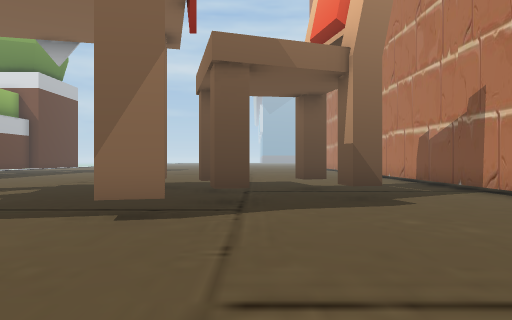
[1] (above)

19 first-person views from a walk through a Unity game level. The camera is 1.5 m above the floor, looks level and sees 70° across. The floor is counted in squares, 2 m on a side. Each view is taken from the middle of a square. On the plan, view 1 faces up. The plan holds only what a view shows up to about 11 squares ahead; the rest is blank. The place goes on beyond the plan. The player character is not drawn. Some animated figures are left out.

[2]
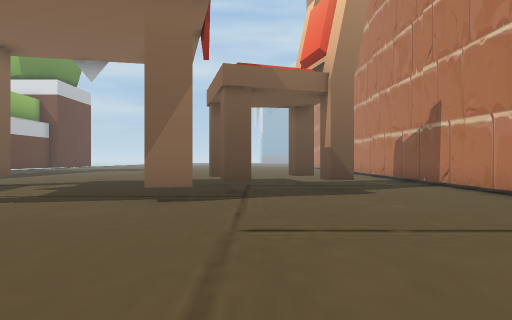

[3]
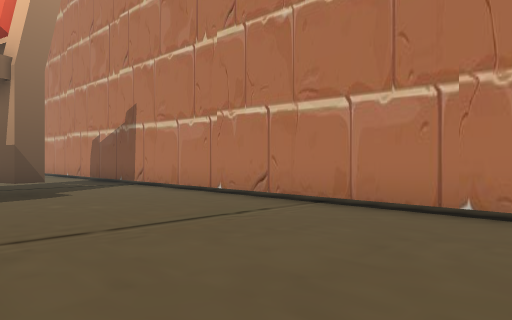

[4]
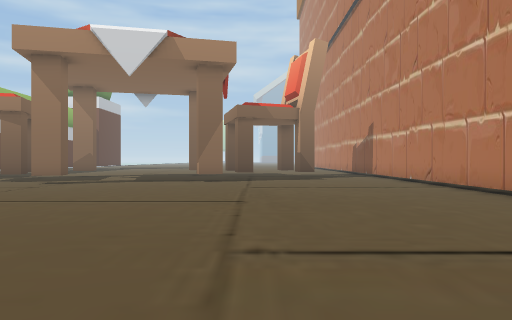

[5]
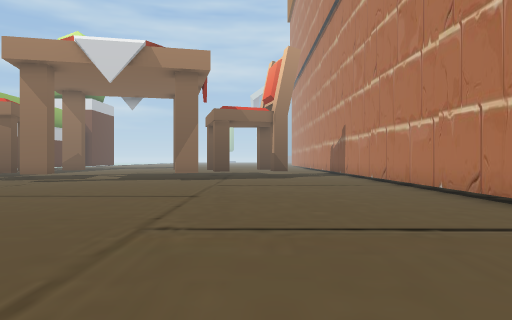

[6]
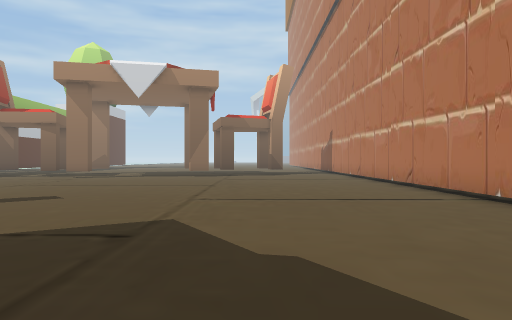

[7]
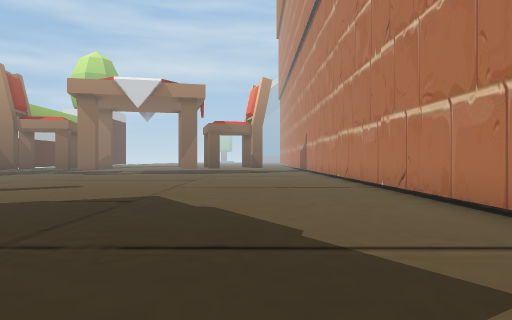

[8]
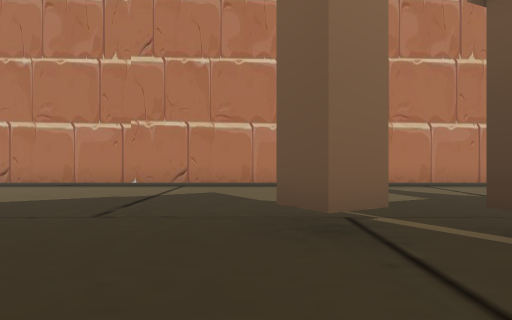

[9]
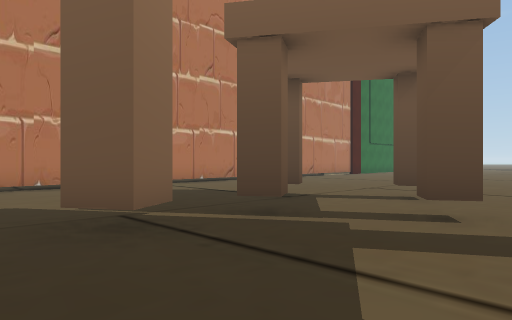

[10]
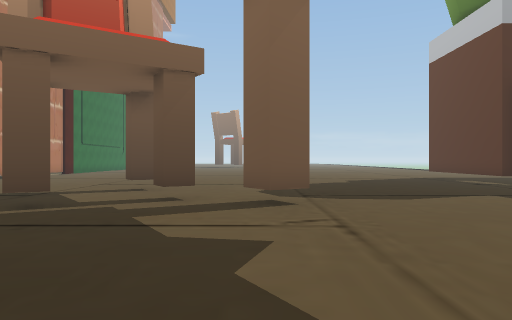

[11]
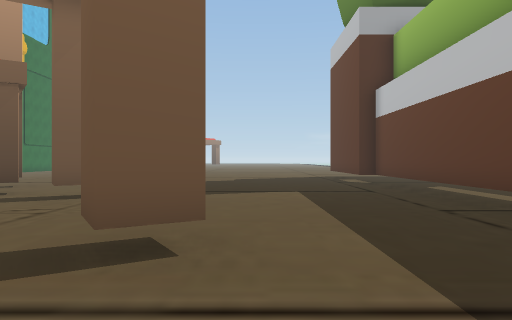

[12]
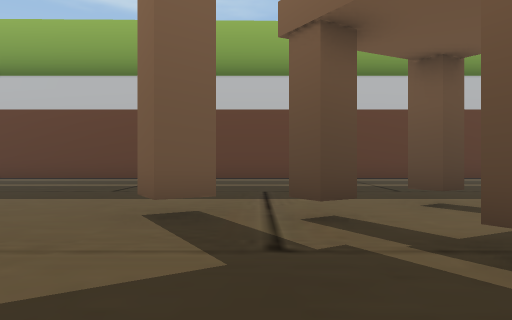

[13]
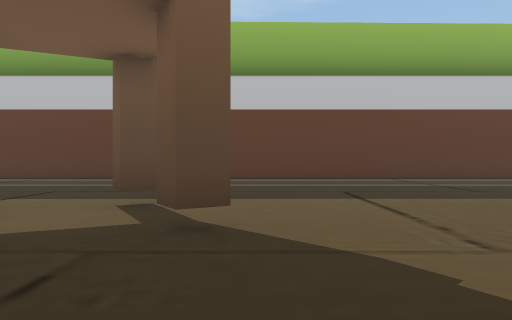

[14]
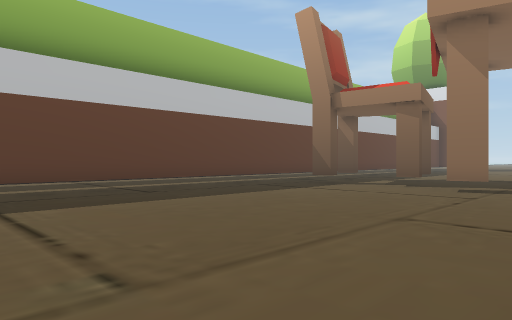

[15]
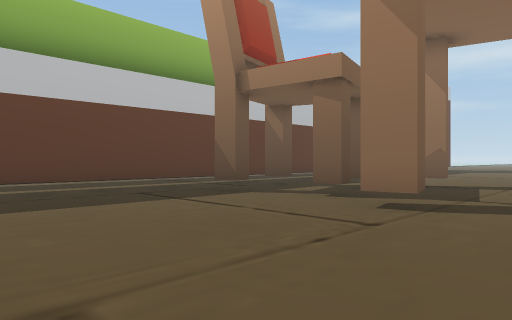

[16]
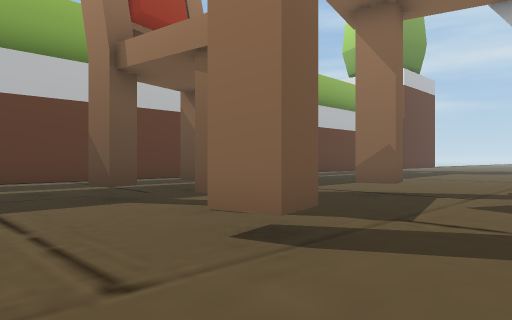

[17]
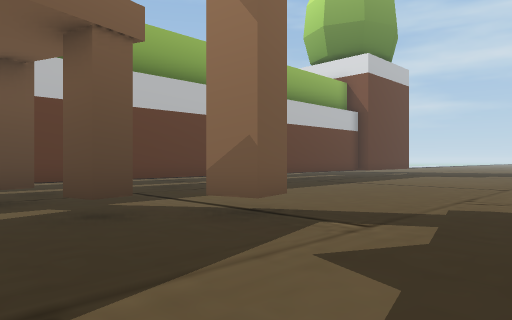

[18]
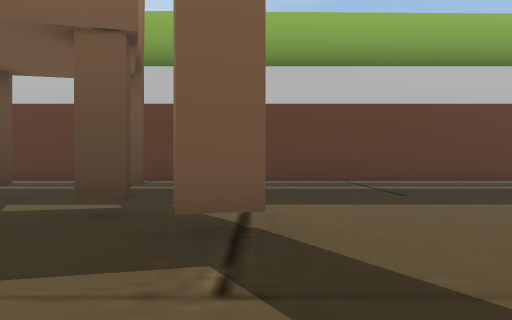

[19]
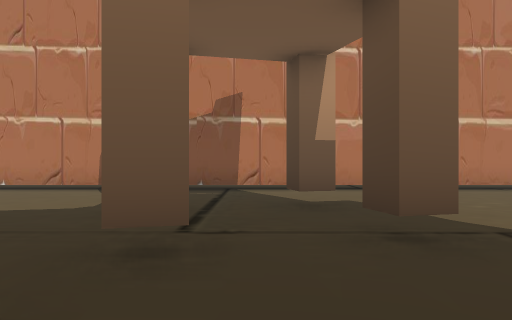

### Floor plan
Points are (right, up) in squares from view 1. A wall is a line through its corners. A room is listed if a view was taken in it or the views show most of it. See-through windows are left out.
Room 1 (views 1, 2, 3, 4, 5, 6, 7, 8, 9, 10, 11, 12, 13, 14, 15, 16, 17, 18, 19)
walls: (-7, -7.2) (-6.6, -7.8) (-7.2, -8.1); (-9, -8.5) (-8.7, -9.1) (-9.3, -9.5); (-7.6, -10.7) (-7.3, -11.3) (-7.8, -11.6); (-1, 4.6) (-2, 4.4); (-6.3, 4.3) (-6.1, 3.4) (-7, 3.2); (-8.1, 5.1) (-8, 4.4) (-8.6, 4.2); (-8.7, -13) (-7.9, -12.5) (-7.5, -13.2) (-8.2, -13.7); (-0.1, 6.3) (-0.7, 6.2) (-0.8, 6.8) (-0.2, 6.9); (-1.2, -15.4) (-1.7, -14.7) (-0.9, -14.2); (-11.3, 4.2) (-10.6, 4.4) (-10.4, 3.8) (-11.1, 3.6); (-12.9, -10.9) (-12.9, -21); (2.5, 6.9) (1.8, 6.8) (1.6, 7.4) (2.3, 7.5); (-1.3, 8.4) (-1.4, 9.2); (-9.3, 7.2) (-8.7, 7.3) (-8.5, 6.7) (-9.2, 6.6); (-1.5, -17.2) (-1.8, -16.7) (-1.3, -16.3); (-5.9, -17.3) (-5.2, -16.8) (-4.8, -17.6); (-11.6, 6.6) (-11.2, 6.7) (-11, 6.1) (-11.6, 6); (-7.5, 9.1) (-7.3, 8.3) (-8.1, 8.1); (-3.9, -18) (-3.3, -17.6) (-3, -18.1); (5.3, -16.1) (5.3, 14.5); (-12.9, 7.8) (-12.9, -9.2); (-0.1, -19.4) (-0.4, -18.9); (-2.6, -20.2) (-2, -19.8) (-1.7, -20.2); (5.3, -20.5) (5.3, -17.6); (-12.9, 14.5) (-12.9, 9.2)
ways out: gap at (-4, -18)

Where each view was taken, in squares from view 1:
view 1: 0 up, 0 right, facing up
view 2: 2 down, 0 right, facing up
view 3: 2 down, 0 right, facing up-right
view 4: 8 down, 0 right, facing up
view 5: 9 down, 1 right, facing up
view 6: 12 down, 1 right, facing up
view 7: 15 down, 2 right, facing up
view 8: 14 down, 5 left, facing right
view 9: 13 down, 5 left, facing down-right
view 10: 11 down, 5 left, facing down
view 11: 10 down, 9 left, facing down
view 12: 12 down, 3 left, facing left
view 13: 7 down, 3 left, facing left
view 14: 6 down, 4 left, facing up-left
view 15: 2 down, 4 left, facing up-left
view 16: 1 up, 4 left, facing up-left
view 17: 5 up, 4 left, facing up-left
view 18: 9 up, 4 left, facing left
view 19: 8 up, 4 left, facing right
